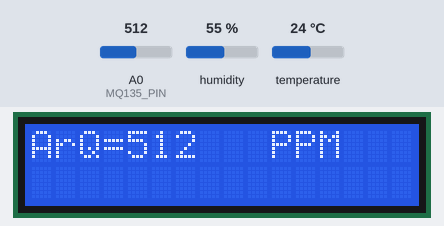
Bench run of a sketch on a simulated Arduino Uno, built with avr-gcc and run on an emulated ATmega328P. On the bench: 16×2 character LCD. Inputs (shaded band) come from the test bench; at power-on: A0 (MQ135_PIN) = 512, humidity 55 %, temperature 24 °C. What the sketch prints to the serial monitor is not drawn.

Above: at 2.6 s.
2.7 s: A0 (MQ135_PIN) set to 716
At 5.3 s:
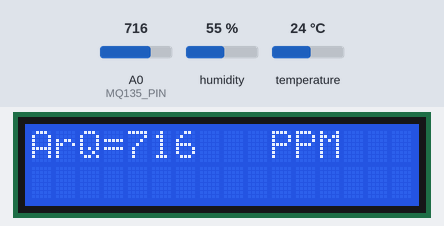
5.8 s: A0 (MQ135_PIN) set to 900
At 7.7 s:
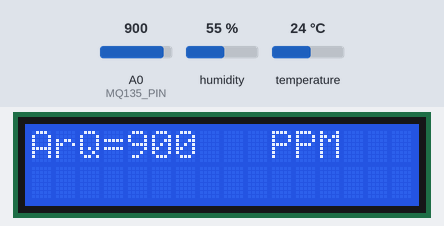
8.9 s: A0 (MQ135_PIN) set to 1023
At 11.4 s:
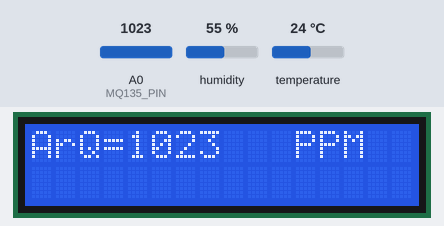
12.0 s: A0 (MQ135_PIN) set to 11
At 13.8 s:
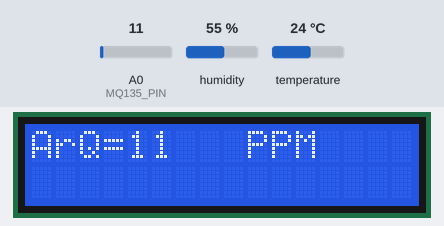
15.1 s: A0 (MQ135_PIN) set to 8
At 17.3 s:
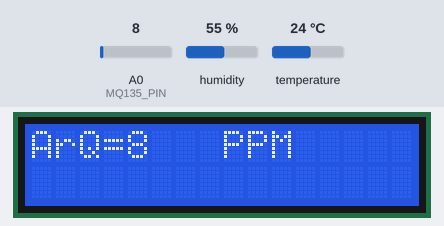
Timing chart, 0 to 18.8 s (numbered marks = the images above; inputs shaded):
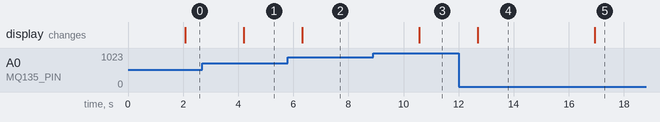

Measured:
- after the input at 2.7 s, the display: changes after 1.5 s (image 1)
- after the input at 5.8 s, the display: changes after 0.53 s (image 2)
- after the input at 8.9 s, the display: changes after 1.7 s (image 3)
- after the input at 12.0 s, the display: changes after 0.70 s (image 4)
- after the input at 15.1 s, the display: changes after 1.8 s (image 5)

The sketch:

DHTMQ.ino
```cpp
#include <Adafruit_Sensor.h>
#include "DHT.h"
#include <MQ135.h>
#include <LiquidCrystal.h>

#define DHT22_PIN 9
#define MQ135_PIN 0

DHT dht22(DHT22_PIN, DHT22);
LiquidCrystal lcd(12, 11, 5, 4, 3, 2);

void setup() {
  Serial.begin(9600);
  dht22.begin();
  lcd.begin(16, 2);
}

void loop() {
  // DHT22 readings
  delay(2000);
  float humi = dht22.readHumidity();
  float tempC = dht22.readTemperature();
  float tempF = dht22.readTemperature(true);

  if (isnan(humi) || isnan(tempC) || isnan(tempF)) {
    Serial.println("Failed to read from DHT22 sensor!");
  } else {
    Serial.print("DHT22# Humidity: ");
    Serial.print(humi);
    Serial.print("%");
    Serial.print("  |  ");
    Serial.print("Temperature: ");
    Serial.print(tempC);
    Serial.print("°C ~ ");
    Serial.print(tempF);
    Serial.println("°F");
  }

  // MQ135 readings
  int sensorValue = analogRead(MQ135_PIN);
  Serial.print("AirQua=");
  Serial.print(sensorValue, DEC);
  Serial.println(" PPM");
  lcd.setCursor(0, 0);
  lcd.print("ArQ=");
  lcd.print(sensorValue, DEC);
  lcd.print("   PPM");
  lcd.println("       ");
  lcd.print("  ");
  delay(100);
}
```
